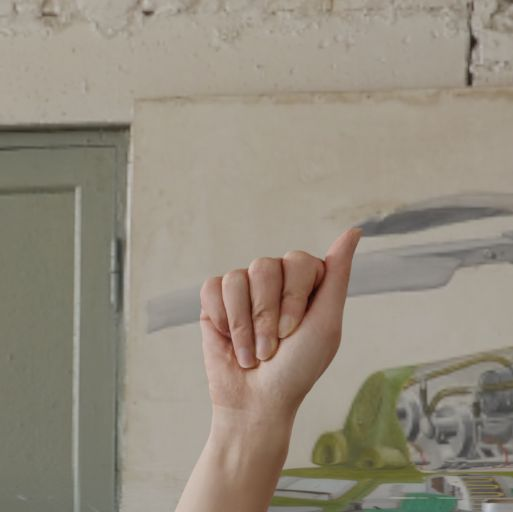
#> input picture model/pre-processing/test_image.jpg, 513 x 512 px, given as the content of the folder test_image.jpg, which was not available
$ python pre-process.py
#> lines starting #> are read from the running program, lines starting #| are printed output that depends on the picture; pictures that were not available may be replaced by others from this repository, and a replacement may not be noted
import cv2
import os
import numpy as np

orb = cv2.ORB_create()
total_images = 0
# prompt target path
target_path = input("Enter target path: ")
#> the answer given: test_image.jpg
#> further down, image is the input picture: shape (512, 513, 3); mean B, G, R 125.8, 140.3, 148.2

def process_image(image):
    frame_height, frame_width, _ = image.shape
#> frame_height = 512; frame_width = 513
    frame_size = min(frame_height, frame_width)
#> frame_size = 512
    frame_x = (frame_width - frame_size) // 2
#> frame_x = 0
    frame_y = (frame_height - frame_size) // 2
#> frame_y = 0
    cropped_frame = image[frame_y:frame_y+frame_size, frame_x:frame_x+frame_size]
    resized_frame = cv2.resize(cropped_frame, (220, 220), interpolation= cv2.INTER_LINEAR)
    normalized_image = np.zeros((220, 220))
    normalized_image = cv2.normalize(resized_frame,  normalized_image, 0, 255, cv2.NORM_MINMAX)
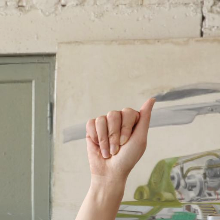
#> normalized_image: shape (220, 220, 3); mean B, G, R 152.1, 169.8, 179.5
    grayed_image = cv2.cvtColor(normalized_image, cv2.COLOR_BGR2GRAY)
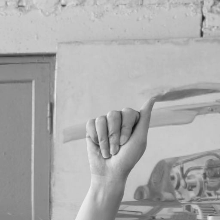
#> grayed_image: shape (220, 220); min 16, max 239, mean 170.7
    orb_detection = orb.detect(grayed_image, None)
#> orb_detection = 284 keypoints; strongest (x, y, size): (109, 156, 37.2), (110, 157, 31), (109, 154, 44.6), (120, 113, 31)
    orb_detection, orb_descriptors = orb.compute(grayed_image, orb_detection)
    output = cv2.drawKeypoints(grayed_image, orb_detection, None, color=(0, 255, 0), flags=0)
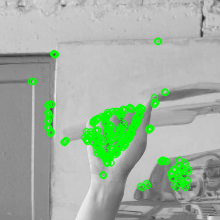
#> output: shape (220, 220, 3); mean of channels 0, 1, 2 161.1, 177.3, 161.1; drawn as B, G, R
    return output

# delete path in the target folder with any '!' at the end, include the files in the folder
for folder in os.listdir(target_path):
    if folder.endswith('!'):
        for file in os.listdir(os.path.join(target_path, folder)):
            os.remove(os.path.join(target_path, folder, file))
        os.rmdir(os.path.join(target_path, folder))

# for every folder in path\
for folder in os.listdir(target_path):
    # print that you are selecting the folder
    print(f'Selecting folder {folder}')
    image_number = 1
    # add ! at the end of output path and create it
    output_path = os.path.join(target_path, f'{folder}!')
    # check if output_path exists
    if not os.path.exists(output_path):
        os.mkdir(output_path)
    # for every image in folder
    for file in os.listdir(os.path.join(target_path, folder)):
        if not file.lower().endswith(('.png', '.jpg', '.jpeg', '.tiff', '.bmp', '.gif')):
            continue
        image = cv2.imread(os.path.join(target_path, folder, file))
        processed_image = process_image(image)
        cv2.imwrite(os.path.join(output_path, f'{image_number}.jpg'), processed_image)
        # print the image_number and the image path
        print(f'Processed image {image_number} in {output_path}')
        image_number += 1
        total_images += 1

'''
for file in os.listdir(target_path):
    image = cv2.imread(os.path.join(target_path, file))
    processed_image = process_image(image)
    cv2.imwrite(os.path.join(output_path, f'{image_number}.jpg'), processed_image)
    image_number += 1
'''
print(f'Processed {total_images} images')
